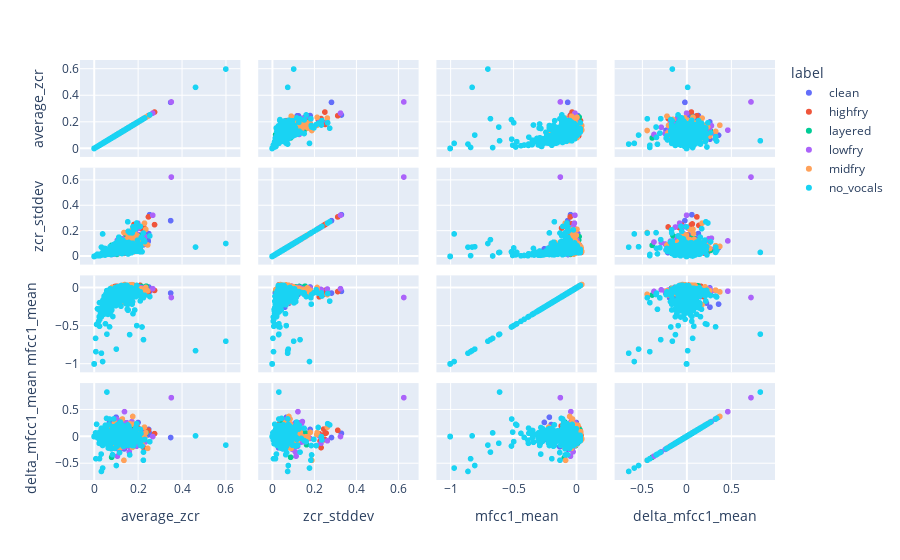

Notebook code cell kept with this figure:
### Code cell
import plotly.express as px
fig = px.scatter_matrix(undersampled_data[['label', 'average_zcr',
       'zcr_stddev', 'mfcc1_mean', 'mfcc2_mean', 'mfcc3_mean',
       'mfcc4_mean', 'mfcc5_mean', 'mfcc6_mean', 'mfcc7_mean', 'mfcc8_mean',
       'mfcc9_mean', 'mfcc10_mean', 'mfcc11_mean', 'mfcc12_mean',
       'mfcc13_mean', 'mfcc1_std', 'mfcc2_std', 'mfcc3_std', 'mfcc4_std',
       'mfcc5_std', 'mfcc6_std', 'mfcc7_std', 'mfcc8_std', 'mfcc9_std',
       'mfcc10_std', 'mfcc11_std', 'mfcc12_std', 'mfcc13_std',
       'delta_mfcc1_mean', 'delta_mfcc2_mean', 'delta_mfcc3_mean',
       'delta_mfcc4_mean', 'delta_mfcc5_mean', 'delta_mfcc6_mean',
       'delta_mfcc7_mean', 'delta_mfcc8_mean', 'delta_mfcc9_mean',
       'delta_mfcc10_mean', 'delta_mfcc11_mean', 'delta_mfcc12_mean',
       'delta_mfcc13_mean', 'delta_mfcc1_std', 'delta_mfcc2_std',
       'delta_mfcc3_std', 'delta_mfcc4_std', 'delta_mfcc5_std',
       'delta_mfcc6_std', 'delta_mfcc7_std', 'delta_mfcc8_std',
       'delta_mfcc9_std', 'delta_mfcc10_std', 'delta_mfcc11_std',
       'delta_mfcc12_std', 'delta_mfcc13_std']],dimensions=["average_zcr", "zcr_stddev", "mfcc1_mean", "delta_mfcc1_mean"],color='label')
fig.show()

### Figure 1 — Plotly figure (JSON) as saved in the notebook; plotly's stock layout.template omitted (floating-point values rounded to 4 significant figures; data arrays with more than 128 entries replaced by an {"elided": "..."} marker saying what was removed)
{"data": [{"dimensions": [{"axis": {"matches": true}, "label": "average_zcr", "values": {"elided": "555 float values"}}, {"axis": {"matches": true}, "label": "zcr_stddev", "values": {"elided": "555 float values"}}, {"axis": {"matches": true}, "label": "mfcc1_mean", "values": {"elided": "555 float values"}}, {"axis": {"matches": true}, "label": "delta_mfcc1_mean", "values": {"elided": "555 float values"}}], "hovertemplate": "label=clean<br>%{xaxis.title.text}=%{x}<br>%{yaxis.title.text}=%{y}<extra></extra>", "legendgroup": "clean", "marker": {"color": "#636efa", "symbol": "circle"}, "name": "clean", "showlegend": true, "type": "splom"}, {"dimensions": [{"axis": {"matches": true}, "label": "average_zcr", "values": {"elided": "555 float values"}}, {"axis": {"matches": true}, "label": "zcr_stddev", "values": {"elided": "555 float values"}}, {"axis": {"matches": true}, "label": "mfcc1_mean", "values": {"elided": "555 float values"}}, {"axis": {"matches": true}, "label": "delta_mfcc1_mean", "values": {"elided": "555 float values"}}], "hovertemplate": "label=highfry<br>%{xaxis.title.text}=%{x}<br>%{yaxis.title.text}=%{y}<extra></extra>", "legendgroup": "highfry", "marker": {"color": "#EF553B", "symbol": "circle"}, "name": "highfry", "showlegend": true, "type": "splom"}, {"dimensions": [{"axis": {"matches": true}, "label": "average_zcr", "values": {"elided": "555 float values"}}, {"axis": {"matches": true}, "label": "zcr_stddev", "values": {"elided": "555 float values"}}, {"axis": {"matches": true}, "label": "mfcc1_mean", "values": {"elided": "555 float values"}}, {"axis": {"matches": true}, "label": "delta_mfcc1_mean", "values": {"elided": "555 float values"}}], "hovertemplate": "label=layered<br>%{xaxis.title.text}=%{x}<br>%{yaxis.title.text}=%{y}<extra></extra>", "legendgroup": "layered", "marker": {"color": "#00cc96", "symbol": "circle"}, "name": "layered", "showlegend": true, "type": "splom"}, {"dimensions": [{"axis": {"matches": true}, "label": "average_zcr", "values": {"elided": "555 float values"}}, {"axis": {"matches": true}, "label": "zcr_stddev", "values": {"elided": "555 float values"}}, {"axis": {"matches": true}, "label": "mfcc1_mean", "values": {"elided": "555 float values"}}, {"axis": {"matches": true}, "label": "delta_mfcc1_mean", "values": {"elided": "555 float values"}}], "hovertemplate": "label=lowfry<br>%{xaxis.title.text}=%{x}<br>%{yaxis.title.text}=%{y}<extra></extra>", "legendgroup": "lowfry", "marker": {"color": "#ab63fa", "symbol": "circle"}, "name": "lowfry", "showlegend": true, "type": "splom"}, {"dimensions": [{"axis": {"matches": true}, "label": "average_zcr", "values": {"elided": "555 float values"}}, {"axis": {"matches": true}, "label": "zcr_stddev", "values": {"elided": "555 float values"}}, {"axis": {"matches": true}, "label": "mfcc1_mean", "values": {"elided": "555 float values"}}, {"axis": {"matches": true}, "label": "delta_mfcc1_mean", "values": {"elided": "555 float values"}}], "hovertemplate": "label=midfry<br>%{xaxis.title.text}=%{x}<br>%{yaxis.title.text}=%{y}<extra></extra>", "legendgroup": "midfry", "marker": {"color": "#FFA15A", "symbol": "circle"}, "name": "midfry", "showlegend": true, "type": "splom"}, {"dimensions": [{"axis": {"matches": true}, "label": "average_zcr", "values": {"elided": "555 float values"}}, {"axis": {"matches": true}, "label": "zcr_stddev", "values": {"elided": "555 float values"}}, {"axis": {"matches": true}, "label": "mfcc1_mean", "values": {"elided": "555 float values"}}, {"axis": {"matches": true}, "label": "delta_mfcc1_mean", "values": {"elided": "555 float values"}}], "hovertemplate": "label=no_vocals<br>%{xaxis.title.text}=%{x}<br>%{yaxis.title.text}=%{y}<extra></extra>", "legendgroup": "no_vocals", "marker": {"color": "#19d3f3", "symbol": "circle"}, "name": "no_vocals", "showlegend": true, "type": "splom"}], "layout": {"dragmode": "select", "legend": {"title": {"text": "label"}, "tracegroupgap": 0}, "margin": {"t": 60}}}
